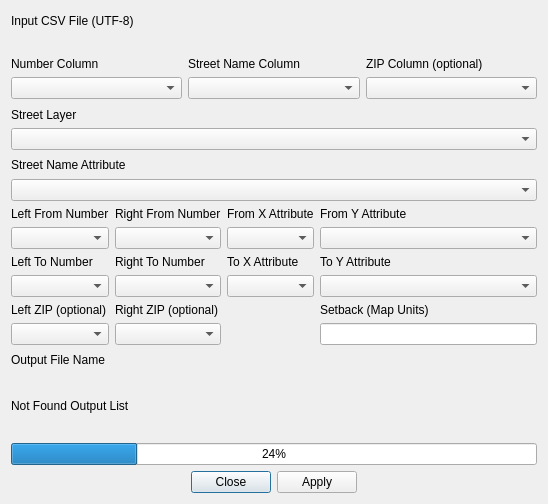
<?xml version="1.0" encoding="UTF-8"?>
<ui version="4.0">
 <class>mmqgis_geocode_street_layer_form</class>
 <widget class="QDialog" name="mmqgis_geocode_street_layer_form">
  <property name="windowModality">
   <enum>Qt::ApplicationModal</enum>
  </property>
  <property name="enabled">
   <bool>true</bool>
  </property>
  <property name="geometry">
   <rect>
    <x>0</x>
    <y>0</y>
    <width>548</width>
    <height>504</height>
   </rect>
  </property>
  <property name="mouseTracking">
   <bool>false</bool>
  </property>
  <property name="windowTitle">
   <string>Geocode from Street Layer</string>
  </property>
  <layout class="QVBoxLayout" name="verticalLayout">
   <item>
    <widget class="QLabel" name="label_2">
     <property name="text">
      <string>Input CSV File (UTF-8)</string>
     </property>
     <property name="alignment">
      <set>Qt::AlignBottom|Qt::AlignLeading|Qt::AlignLeft</set>
     </property>
    </widget>
   </item>
   <item>
    <widget class="QgsFileWidget" name="input_csv_name"/>
   </item>
   <item>
    <layout class="QGridLayout" name="gridLayout">
     <item row="1" column="3">
      <widget class="QComboBox" name="zip_column"/>
     </item>
     <item row="0" column="3">
      <widget class="QLabel" name="label_17">
       <property name="text">
        <string>ZIP Column (optional)</string>
       </property>
       <property name="alignment">
        <set>Qt::AlignBottom|Qt::AlignLeading|Qt::AlignLeft</set>
       </property>
      </widget>
     </item>
     <item row="1" column="1">
      <widget class="QComboBox" name="number_column"/>
     </item>
     <item row="0" column="1">
      <widget class="QLabel" name="label_16">
       <property name="text">
        <string>Number Column</string>
       </property>
       <property name="alignment">
        <set>Qt::AlignBottom|Qt::AlignLeading|Qt::AlignLeft</set>
       </property>
      </widget>
     </item>
     <item row="0" column="2">
      <widget class="QLabel" name="label_4">
       <property name="text">
        <string>Street Name Column</string>
       </property>
       <property name="alignment">
        <set>Qt::AlignBottom|Qt::AlignLeading|Qt::AlignLeft</set>
       </property>
      </widget>
     </item>
     <item row="1" column="2">
      <widget class="QComboBox" name="street_name_column"/>
     </item>
    </layout>
   </item>
   <item>
    <widget class="QLabel" name="label_3">
     <property name="text">
      <string>Street Layer</string>
     </property>
     <property name="alignment">
      <set>Qt::AlignBottom|Qt::AlignLeading|Qt::AlignLeft</set>
     </property>
    </widget>
   </item>
   <item>
    <widget class="QComboBox" name="input_layer_name"/>
   </item>
   <item>
    <widget class="QLabel" name="label_6">
     <property name="text">
      <string>Street Name Attribute</string>
     </property>
    </widget>
   </item>
   <item>
    <widget class="QComboBox" name="street_name_attr"/>
   </item>
   <item>
    <layout class="QGridLayout" name="gridLayout_3">
     <item row="1" column="0">
      <widget class="QLabel" name="label_12">
       <property name="text">
        <string>Left From Number</string>
       </property>
      </widget>
     </item>
     <item row="1" column="1">
      <widget class="QLabel" name="label_14">
       <property name="text">
        <string>Right From Number</string>
       </property>
      </widget>
     </item>
     <item row="4" column="0">
      <widget class="QComboBox" name="left_to_attr"/>
     </item>
     <item row="4" column="1">
      <widget class="QComboBox" name="right_to_attr"/>
     </item>
     <item row="3" column="1">
      <widget class="QLabel" name="label_13">
       <property name="text">
        <string>Right To Number</string>
       </property>
      </widget>
     </item>
     <item row="2" column="1">
      <widget class="QComboBox" name="right_from_attr"/>
     </item>
     <item row="5" column="1">
      <widget class="QLabel" name="label_19">
       <property name="text">
        <string>Right ZIP (optional)</string>
       </property>
      </widget>
     </item>
     <item row="2" column="0">
      <widget class="QComboBox" name="left_from_attr"/>
     </item>
     <item row="3" column="0">
      <widget class="QLabel" name="label_11">
       <property name="text">
        <string>Left To Number</string>
       </property>
      </widget>
     </item>
     <item row="6" column="0">
      <widget class="QComboBox" name="left_zip_attr"/>
     </item>
     <item row="5" column="0">
      <widget class="QLabel" name="label_18">
       <property name="text">
        <string>Left ZIP (optional)</string>
       </property>
      </widget>
     </item>
     <item row="6" column="1">
      <widget class="QComboBox" name="right_zip_attr"/>
     </item>
     <item row="1" column="2">
      <widget class="QLabel" name="label_7">
       <property name="text">
        <string>From X Attribute</string>
       </property>
      </widget>
     </item>
     <item row="1" column="3">
      <widget class="QLabel" name="label_8">
       <property name="text">
        <string>From Y Attribute</string>
       </property>
      </widget>
     </item>
     <item row="2" column="2">
      <widget class="QComboBox" name="from_x_attr"/>
     </item>
     <item row="2" column="3">
      <widget class="QComboBox" name="from_y_attr"/>
     </item>
     <item row="3" column="2">
      <widget class="QLabel" name="label_9">
       <property name="text">
        <string>To X Attribute</string>
       </property>
      </widget>
     </item>
     <item row="3" column="3">
      <widget class="QLabel" name="label_10">
       <property name="text">
        <string>To Y Attribute</string>
       </property>
      </widget>
     </item>
     <item row="4" column="2">
      <widget class="QComboBox" name="to_x_attr"/>
     </item>
     <item row="4" column="3">
      <widget class="QComboBox" name="to_y_attr"/>
     </item>
     <item row="5" column="3">
      <widget class="QLabel" name="label_20">
       <property name="text">
        <string>Setback (Map Units)</string>
       </property>
      </widget>
     </item>
     <item row="6" column="3">
      <widget class="QLineEdit" name="setback"/>
     </item>
    </layout>
   </item>
   <item>
    <widget class="QLabel" name="label">
     <property name="text">
      <string>Output File Name</string>
     </property>
    </widget>
   </item>
   <item>
    <widget class="QgsFileWidget" name="output_file_name">
     <property name="sizePolicy">
      <sizepolicy hsizetype="Preferred" vsizetype="Preferred">
       <horstretch>0</horstretch>
       <verstretch>0</verstretch>
      </sizepolicy>
     </property>
    </widget>
   </item>
   <item>
    <widget class="QLabel" name="label_5">
     <property name="text">
      <string>Not Found Output List</string>
     </property>
    </widget>
   </item>
   <item>
    <widget class="QgsFileWidget" name="not_found_file_name"/>
   </item>
   <item>
    <widget class="QProgressBar" name="status">
     <property name="value">
      <number>24</number>
     </property>
    </widget>
   </item>
   <item>
    <widget class="QDialogButtonBox" name="buttonBox">
     <property name="orientation">
      <enum>Qt::Horizontal</enum>
     </property>
     <property name="standardButtons">
      <set>QDialogButtonBox::Apply|QDialogButtonBox::Close</set>
     </property>
     <property name="centerButtons">
      <bool>true</bool>
     </property>
    </widget>
   </item>
  </layout>
 </widget>
 <customwidgets>
  <customwidget>
   <class>QgsFileWidget</class>
   <extends>QWidget</extends>
   <header>qgsfilewidget.h</header>
  </customwidget>
 </customwidgets>
 <tabstops>
  <tabstop>number_column</tabstop>
  <tabstop>zip_column</tabstop>
  <tabstop>buttonBox</tabstop>
 </tabstops>
 <resources/>
 <connections>
  <connection>
   <sender>buttonBox</sender>
   <signal>accepted()</signal>
   <receiver>mmqgis_geocode_street_layer_form</receiver>
   <slot>accept()</slot>
   <hints>
    <hint type="sourcelabel">
     <x>248</x>
     <y>254</y>
    </hint>
    <hint type="destinationlabel">
     <x>157</x>
     <y>274</y>
    </hint>
   </hints>
  </connection>
  <connection>
   <sender>buttonBox</sender>
   <signal>rejected()</signal>
   <receiver>mmqgis_geocode_street_layer_form</receiver>
   <slot>reject()</slot>
   <hints>
    <hint type="sourcelabel">
     <x>316</x>
     <y>260</y>
    </hint>
    <hint type="destinationlabel">
     <x>286</x>
     <y>274</y>
    </hint>
   </hints>
  </connection>
 </connections>
</ui>
